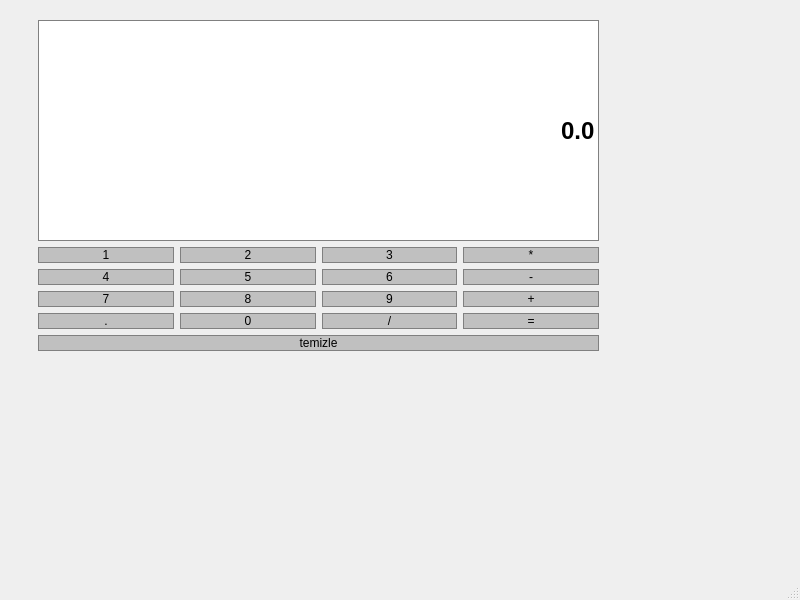
<?xml version="1.0" encoding="UTF-8"?>
<ui version="4.0">
 <class>MainWindow</class>
 <widget class="QMainWindow" name="MainWindow">
  <property name="geometry">
   <rect>
    <x>0</x>
    <y>0</y>
    <width>800</width>
    <height>600</height>
   </rect>
  </property>
  <property name="windowTitle">
   <string>MainWindow</string>
  </property>
  <widget class="QWidget" name="centralwidget">
   <widget class="QWidget" name="layoutWidget">
    <property name="geometry">
     <rect>
      <x>38</x>
      <y>20</y>
      <width>561</width>
      <height>331</height>
     </rect>
    </property>
    <property name="styleSheet">
     <string notr="true">QPushButton{
	color: rgb(0, 0, 0);
	background-color: rgb(192, 192, 192);
	border:1px solid gray;
	pandding:5px;
}
QpushButton:pressed{
	background-color:#A9A9A9;
	border:1px solid gray;
pandding:5px
}</string>
    </property>
    <layout class="QVBoxLayout" name="verticalLayout">
     <item>
      <widget class="QLineEdit" name="Display">
       <property name="sizePolicy">
        <sizepolicy hsizetype="Preferred" vsizetype="Expanding">
         <horstretch>0</horstretch>
         <verstretch>0</verstretch>
        </sizepolicy>
       </property>
       <property name="font">
        <font>
         <family>Arial</family>
         <pointsize>18</pointsize>
         <bold>true</bold>
        </font>
       </property>
       <property name="styleSheet">
        <string notr="true">QLineEdit{
	color: rgb(0, 0, 0);
backgrounnd-color:gray;
border:1px solid gray;

}</string>
       </property>
       <property name="text">
        <string notr="true">0.0</string>
       </property>
       <property name="maxLength">
        <number>32767</number>
       </property>
       <property name="frame">
        <bool>false</bool>
       </property>
       <property name="alignment">
        <set>Qt::AlignRight|Qt::AlignTrailing|Qt::AlignVCenter</set>
       </property>
      </widget>
     </item>
     <item>
      <layout class="QGridLayout" name="gridLayout_2">
       <item row="4" column="2">
        <widget class="QPushButton" name="ButtonB">
         <property name="sizePolicy">
          <sizepolicy hsizetype="Preferred" vsizetype="Preferred">
           <horstretch>0</horstretch>
           <verstretch>0</verstretch>
          </sizepolicy>
         </property>
         <property name="styleSheet">
          <string notr="true">QPushButton{
	color: rgb(0, 0, 0);
	background-color: rgb(192, 192, 192);
	border:1px solid gray;
	pandding:5px;
}
QpushButton:pressed{
	background-color:#A9A9A9;
	border:1px solid gray;
pandding:5px
}</string>
         </property>
         <property name="text">
          <string>/</string>
         </property>
        </widget>
       </item>
       <item row="0" column="0">
        <widget class="QPushButton" name="Button1">
         <property name="sizePolicy">
          <sizepolicy hsizetype="Preferred" vsizetype="Preferred">
           <horstretch>0</horstretch>
           <verstretch>0</verstretch>
          </sizepolicy>
         </property>
         <property name="styleSheet">
          <string notr="true">QPushButton{
	color: rgb(0, 0, 0);
	background-color: rgb(192, 192, 192);
	border:1px solid gray;
	pandding:5px;
}
QpushButton:pressed{
	background-color:#A9A9A9;
	border:1px solid gray;
pandding:5px
}</string>
         </property>
         <property name="text">
          <string>1</string>
         </property>
        </widget>
       </item>
       <item row="0" column="1">
        <widget class="QPushButton" name="Button2">
         <property name="sizePolicy">
          <sizepolicy hsizetype="Preferred" vsizetype="Preferred">
           <horstretch>0</horstretch>
           <verstretch>0</verstretch>
          </sizepolicy>
         </property>
         <property name="styleSheet">
          <string notr="true">QPushButton{
	color: rgb(0, 0, 0);
	background-color: rgb(192, 192, 192);
	border:1px solid gray;
	pandding:5px;
}
QpushButton:pressed{
	background-color:#A9A9A9;
	border:1px solid gray;
pandding:5px
}</string>
         </property>
         <property name="text">
          <string>2</string>
         </property>
        </widget>
       </item>
       <item row="0" column="2">
        <widget class="QPushButton" name="Button3">
         <property name="sizePolicy">
          <sizepolicy hsizetype="Preferred" vsizetype="Preferred">
           <horstretch>0</horstretch>
           <verstretch>0</verstretch>
          </sizepolicy>
         </property>
         <property name="styleSheet">
          <string notr="true">QPushButton{
	color: rgb(0, 0, 0);
	background-color: rgb(192, 192, 192);
	border:1px solid gray;
	pandding:5px;
}
QpushButton:pressed{
	background-color:#A9A9A9;
	border:1px solid gray;
pandding:5px
}</string>
         </property>
         <property name="text">
          <string>3</string>
         </property>
        </widget>
       </item>
       <item row="2" column="0">
        <widget class="QPushButton" name="Button7">
         <property name="sizePolicy">
          <sizepolicy hsizetype="Preferred" vsizetype="Preferred">
           <horstretch>0</horstretch>
           <verstretch>0</verstretch>
          </sizepolicy>
         </property>
         <property name="styleSheet">
          <string notr="true">QPushButton{
	color: rgb(0, 0, 0);
	background-color: rgb(192, 192, 192);
	border:1px solid gray;
	pandding:5px;
}
QpushButton:pressed{
	background-color:#A9A9A9;
	border:1px solid gray;
pandding:5px
}</string>
         </property>
         <property name="text">
          <string>7</string>
         </property>
        </widget>
       </item>
       <item row="1" column="2">
        <widget class="QPushButton" name="Button6">
         <property name="sizePolicy">
          <sizepolicy hsizetype="Preferred" vsizetype="Preferred">
           <horstretch>0</horstretch>
           <verstretch>0</verstretch>
          </sizepolicy>
         </property>
         <property name="styleSheet">
          <string notr="true">QPushButton{
	color: rgb(0, 0, 0);
	background-color: rgb(192, 192, 192);
	border:1px solid gray;
	pandding:5px;
}
QpushButton:pressed{
	background-color:#A9A9A9;
	border:1px solid gray;
pandding:5px
}</string>
         </property>
         <property name="text">
          <string>6</string>
         </property>
        </widget>
       </item>
       <item row="1" column="1">
        <widget class="QPushButton" name="Button5">
         <property name="sizePolicy">
          <sizepolicy hsizetype="Preferred" vsizetype="Preferred">
           <horstretch>0</horstretch>
           <verstretch>0</verstretch>
          </sizepolicy>
         </property>
         <property name="styleSheet">
          <string notr="true">QPushButton{
	color: rgb(0, 0, 0);
	background-color: rgb(192, 192, 192);
	border:1px solid gray;
	pandding:5px;
}
QpushButton:pressed{
	background-color:#A9A9A9;
	border:1px solid gray;
pandding:5px
}</string>
         </property>
         <property name="text">
          <string>5</string>
         </property>
        </widget>
       </item>
       <item row="1" column="0">
        <widget class="QPushButton" name="Button4">
         <property name="sizePolicy">
          <sizepolicy hsizetype="Preferred" vsizetype="Preferred">
           <horstretch>0</horstretch>
           <verstretch>0</verstretch>
          </sizepolicy>
         </property>
         <property name="styleSheet">
          <string notr="true">QPushButton{
	color: rgb(0, 0, 0);
	background-color: rgb(192, 192, 192);
	border:1px solid gray;
	pandding:5px;
}
QpushButton:pressed{
	background-color:#A9A9A9;
	border:1px solid gray;
pandding:5px
}</string>
         </property>
         <property name="text">
          <string>4</string>
         </property>
        </widget>
       </item>
       <item row="2" column="1">
        <widget class="QPushButton" name="Button8">
         <property name="sizePolicy">
          <sizepolicy hsizetype="Preferred" vsizetype="Preferred">
           <horstretch>0</horstretch>
           <verstretch>0</verstretch>
          </sizepolicy>
         </property>
         <property name="styleSheet">
          <string notr="true">QPushButton{
	color: rgb(0, 0, 0);
	background-color: rgb(192, 192, 192);
	border:1px solid gray;
	pandding:5px;
}
QpushButton:pressed{
	background-color:#A9A9A9;
	border:1px solid gray;
pandding:5px
}</string>
         </property>
         <property name="text">
          <string>8</string>
         </property>
        </widget>
       </item>
       <item row="2" column="2">
        <widget class="QPushButton" name="Button9">
         <property name="sizePolicy">
          <sizepolicy hsizetype="Preferred" vsizetype="Preferred">
           <horstretch>0</horstretch>
           <verstretch>0</verstretch>
          </sizepolicy>
         </property>
         <property name="styleSheet">
          <string notr="true">QPushButton{
	color: rgb(0, 0, 0);
	background-color: rgb(192, 192, 192);
	border:1px solid gray;
	pandding:5px;
}
QpushButton:pressed{
	background-color:#A9A9A9;
	border:1px solid gray;
pandding:5px
}</string>
         </property>
         <property name="text">
          <string>9</string>
         </property>
        </widget>
       </item>
       <item row="4" column="1">
        <widget class="QPushButton" name="Button0">
         <property name="sizePolicy">
          <sizepolicy hsizetype="Preferred" vsizetype="Preferred">
           <horstretch>0</horstretch>
           <verstretch>0</verstretch>
          </sizepolicy>
         </property>
         <property name="styleSheet">
          <string notr="true">QPushButton{
	color: rgb(0, 0, 0);
	background-color: rgb(192, 192, 192);
	border:1px solid gray;
	pandding:5px;
}
QpushButton:pressed{
	background-color:#A9A9A9;
	border:1px solid gray;
pandding:5px
}</string>
         </property>
         <property name="text">
          <string>0</string>
         </property>
        </widget>
       </item>
       <item row="0" column="3">
        <widget class="QPushButton" name="ButtonC">
         <property name="sizePolicy">
          <sizepolicy hsizetype="Preferred" vsizetype="Preferred">
           <horstretch>0</horstretch>
           <verstretch>0</verstretch>
          </sizepolicy>
         </property>
         <property name="styleSheet">
          <string notr="true">QPushButton{
	color: rgb(0, 0, 0);
	background-color: rgb(192, 192, 192);
	border:1px solid gray;
	pandding:5px;
}
QpushButton:pressed{
	background-color:#A9A9A9;
	border:1px solid gray;
pandding:5px
}</string>
         </property>
         <property name="text">
          <string>*</string>
         </property>
        </widget>
       </item>
       <item row="1" column="3">
        <widget class="QPushButton" name="ButtonE">
         <property name="sizePolicy">
          <sizepolicy hsizetype="Preferred" vsizetype="Preferred">
           <horstretch>0</horstretch>
           <verstretch>0</verstretch>
          </sizepolicy>
         </property>
         <property name="styleSheet">
          <string notr="true">QPushButton{
	color: rgb(0, 0, 0);
	background-color: rgb(192, 192, 192);
	border:1px solid gray;
	pandding:5px;
}
QpushButton:pressed{
	background-color:#A9A9A9;
	border:1px solid gray;
pandding:5px
}</string>
         </property>
         <property name="text">
          <string>-</string>
         </property>
        </widget>
       </item>
       <item row="2" column="3">
        <widget class="QPushButton" name="ButtonT">
         <property name="sizePolicy">
          <sizepolicy hsizetype="Preferred" vsizetype="Preferred">
           <horstretch>0</horstretch>
           <verstretch>0</verstretch>
          </sizepolicy>
         </property>
         <property name="styleSheet">
          <string notr="true">QPushButton{
	color: rgb(0, 0, 0);
	background-color: rgb(192, 192, 192);
	border:1px solid gray;
	pandding:5px;
}
QpushButton:pressed{
	background-color:#A9A9A9;
	border:1px solid gray;
pandding:5px
}</string>
         </property>
         <property name="text">
          <string>+</string>
         </property>
        </widget>
       </item>
       <item row="4" column="3">
        <widget class="QPushButton" name="Buttone">
         <property name="sizePolicy">
          <sizepolicy hsizetype="Preferred" vsizetype="Preferred">
           <horstretch>0</horstretch>
           <verstretch>0</verstretch>
          </sizepolicy>
         </property>
         <property name="styleSheet">
          <string notr="true">QPushButton{
	color: rgb(0, 0, 0);
	background-color: rgb(192, 192, 192);
	border:1px solid gray;
	pandding:5px;
}
QpushButton:pressed{
	background-color:#A9A9A9;
	border:1px solid gray;
pandding:5px
}</string>
         </property>
         <property name="text">
          <string>=</string>
         </property>
        </widget>
       </item>
       <item row="4" column="0">
        <widget class="QPushButton" name="NN">
         <property name="sizePolicy">
          <sizepolicy hsizetype="Preferred" vsizetype="Preferred">
           <horstretch>0</horstretch>
           <verstretch>0</verstretch>
          </sizepolicy>
         </property>
         <property name="styleSheet">
          <string notr="true">QPushButton{
	color: rgb(0, 0, 0);
	background-color: rgb(192, 192, 192);
	border:1px solid gray;
	pandding:5px;
}
QpushButton:pressed{
	background-color:#A9A9A9;
	border:1px solid gray;
pandding:5px
}</string>
         </property>
         <property name="text">
          <string>.</string>
         </property>
        </widget>
       </item>
      </layout>
     </item>
     <item>
      <widget class="QPushButton" name="Temizle">
       <property name="text">
        <string>temizle</string>
       </property>
      </widget>
     </item>
    </layout>
   </widget>
  </widget>
  <widget class="QMenuBar" name="menubar">
   <property name="geometry">
    <rect>
     <x>0</x>
     <y>0</y>
     <width>800</width>
     <height>25</height>
    </rect>
   </property>
  </widget>
  <widget class="QStatusBar" name="statusbar"/>
 </widget>
 <resources/>
 <connections/>
</ui>
